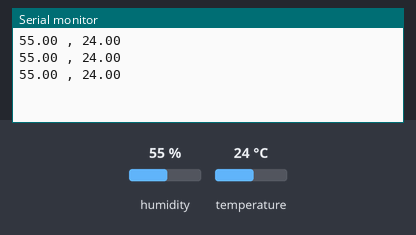
Bench run of a sketch on a simulated Arduino Uno, built with avr-gcc and run on an emulated ATmega328P. Shown: the last lines printed to the serial monitor. Inputs (shaded band) come from the test bench; at power-on: humidity 55 %, temperature 24 °C.

Above: at 2.8 s.
2.9 s: humidity set to 22 %
At 5.5 s:
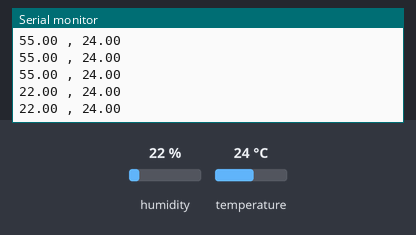
5.6 s: temperature set to 12 °C
At 7.5 s:
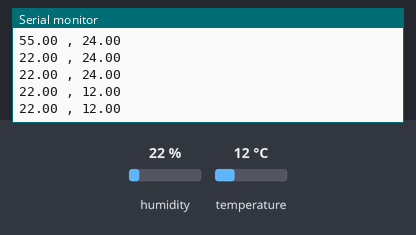
8.3 s: humidity set to 40 %
At 9.9 s:
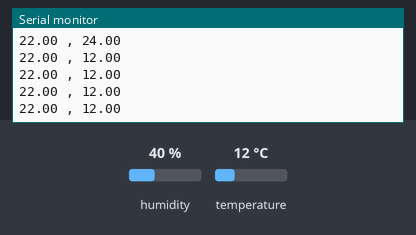
Timing chart, 0 to 11.4 s (numbered marks = the images above; inputs shaded):
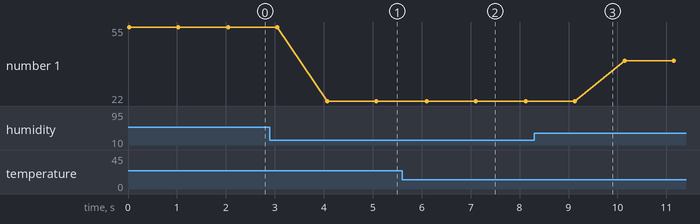

Measured:
- after the input at 2.9 s, the serial monitor: prints a new line after 1.2 s (image 1)
- after the input at 5.6 s, the serial monitor: prints a new line after 0.50 s (image 2)
- plotted number 1: 55 → 22 after the input at 2.9 s, 22 → 40 after the input at 8.3 s

The sketch:

temperature_and_humidity.ino
```cpp
#include "DHT.h"             // DHT sensors library
#define dhtPin 7             // This is data pin

#define dhtType DHT11        // This is DHT 11 sensor

DHT dht(dhtPin, dhtType);    // Initialising the DHT library

float humValue;           // value of humidity
float temperatureValueC;  // value of temperature in degrees Celcius

void setup() {
  Serial.begin(9600);        // Initialising the serial monitor
  dht.begin();               // start reading the value from DHT sensor
//  Serial.println("");
//  Serial.print("Humidity , ");
//  Serial.println("Temperature");

}

void loop() {

  humValue = dht.readHumidity();               // value of humidity
  temperatureValueC = dht.readTemperature();   // value of temperature in degrees Celcius

  // reading values from DHT sensor successfully or not
  if (isnan(humValue) || isnan(temperatureValueC)) {
    Serial.println("failed to reading from DHT sensor!");

    return;
}
  Serial.print(humValue);     // get value of humidity
  Serial.print(" , ");          // create space after the value of humidity
  Serial.println(temperatureValueC);  // get value of temperature in degrees Celcius
  delay(1000);  // print value after interval of time
}
```
